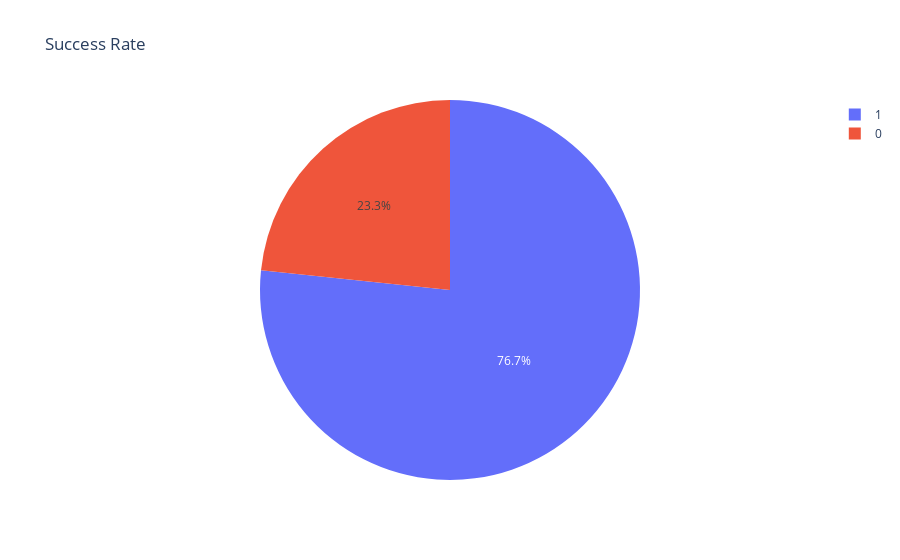

Here is the notebook cell this chart was saved with:
### Code cell
success_time(df_time_tournament)

### Figure 1 — Plotly figure (JSON) as saved in the notebook; plotly's stock layout.template omitted (floating-point values rounded to 4 significant figures)
{"data": [{"domain": {"x": [0, 1], "y": [0, 1]}, "hovertemplate": "success=%{label}<extra></extra>", "labels": [1, 1, 1, 1, 1, 0, 1, 1, 1, 1, 1, 1, 1, 1, 0, 1, 1, 1, 1, 1, 0, 0, 0, 1, 1, 1, 1, 0, 0, 1], "legendgroup": "", "name": "", "showlegend": true, "type": "pie"}], "layout": {"legend": {"tracegroupgap": 0}, "title": {"text": "Success Rate"}}}
